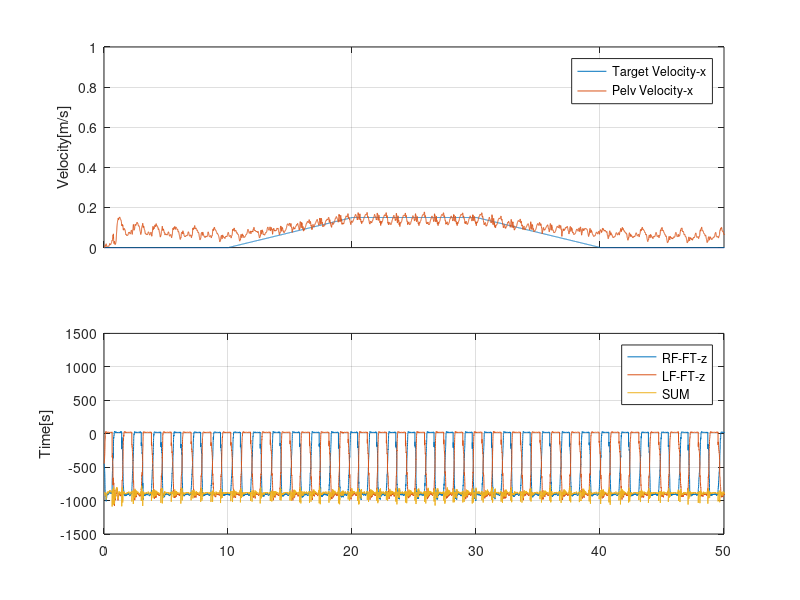

Here is the MATLAB script that generated this plot: (Note: this script raises an error after producing the figure.)
clear all
close all
clc

data = load("HK_data.txt");
% data = load("240424_HK_data(0to0.8to0m per s).txt");


HA(1) = subplot(2, 1, 1);
plot(data(:,1), data(:,4))
hold on
plot(data(:,1), data(:,5))
grid on
xticklabels(''); 
axis([0 50 0 1])
legend("Target Velocity-x", "Pelv Velocity-x",'Location', 'northeast')
ylabel("Velocity[m/s]")

HA(2) = subplot(2, 1, 2);
plot(data(:,1), data(:,2))
hold on
plot(data(:,1), data(:,3))
plot(data(:,1), data(:,2)+data(:,3))
grid on
axis([0 50 -1500 1500])
legend("RF-FT-z", "LF-FT-z", "SUM", 'Location', 'northeast')
ylabel("Force[N]")
ylabel("Time[s]")

% 
% gapscale = 0; % zero gap
% P = vertcat(HA.Position);
% gap = P(2,1)-(P(1,1)+P(1,3));
% P(1,1) = P(1,1)+gap*(1-gapscale)/2;
% P(2,1) = P(2,1)-gap*(1-gapscale)/2;
% HA(1).Position = P(1,:);
% HA(2).Position = P(2,:);
% HA(2).YTick = [];
gap = -0.1; % zero gap
P = vertcat(HA.Position);
P(2,2) = P(2,2)-gap;
HA(2).Position = P(2,:);